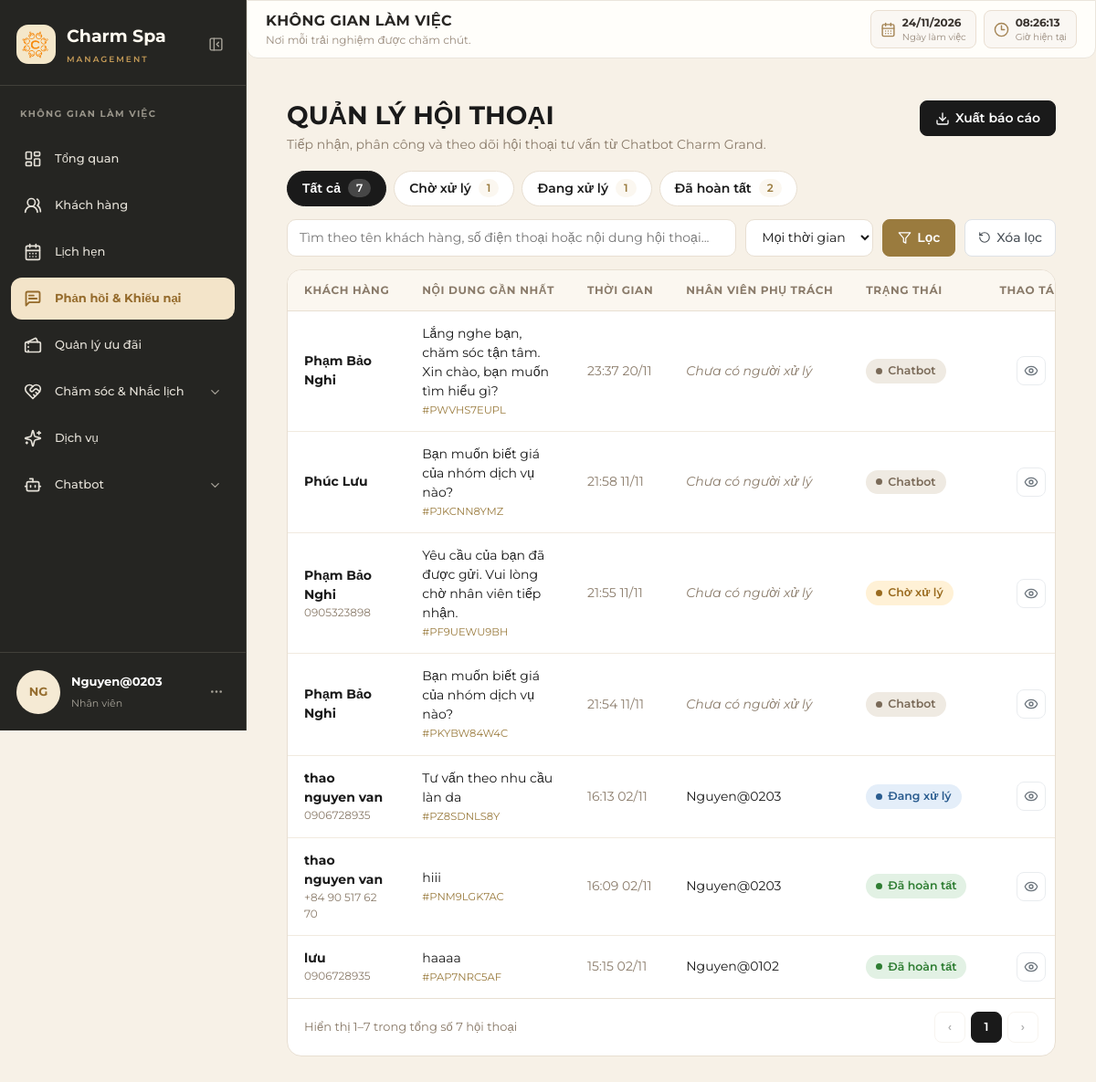
/chatbot/admin/conversations/ (signed in), run on the app's committed database.
### customers/models.py (models this page shows, shortened)
class KhachHang(models.Model):
    ma_kh = models.CharField(max_length=20, primary_key=True, verbose_name="Mã khách hàng")
    ma_tk = models.OneToOneField(TaiKhoan, on_delete=models.CASCADE, null=True, blank=True, verbose_name="Tài khoản", related_name="ho_so_khach_hang")
    ma_tv = models.ForeignKey(HangThanhVien, on_delete=models.SET_NULL, null=True, blank=True, verbose_name="Hạng thành viên")
    ho_ten = models.CharField(max_length=100, verbose_name="Họ và tên")
    ngay_sinh = models.DateField(null=True, blank=True, verbose_name="Ngày sinh")
    gioi_tinh = models.CharField(max_length=10, choices=[("Nam", "Nam"), ("Nữ", "Nữ"), ("Khác", "Khác")], null=True, blank=True, verbose_name="Giới tính")
    diem_tich_luy_kh = models.IntegerField(default=0, verbose_name="Điểm tích lũy")
    class Meta:
        db_table = "KHACH_HANG"
        verbose_name = "Khách hàng"
        verbose_name_plural = "Quản lý khách hàng"

### chatbot/models.py (models this page shows, shortened)
class PhienHoiThoai(models.Model):
    ma_pht = models.CharField(max_length=10, primary_key=True, verbose_name="Mã phiên hội thoại")
    ma_kh = models.ForeignKey(KhachHang, on_delete=models.SET_NULL, null=True, blank=True, verbose_name="Khách hàng")
    ma_kb = models.ForeignKey(KichBanChatbot, on_delete=models.SET_NULL, null=True, blank=True, verbose_name="Kịch bản")
    thoi_gian_bat_dau = models.DateTimeField(auto_now_add=True, verbose_name="Thời gian bắt đầu")
    thoi_gian_ket_thuc = models.DateTimeField(null=True, blank=True, verbose_name="Thời gian kết thúc")
    trang_thai = models.CharField(max_length=30, default='Đang xử lý', verbose_name="Trạng thái")
    ket_qua_xu_ly = models.CharField(max_length=255, null=True, blank=True, verbose_name="Kết quả xử lý")
    class Meta:
        verbose_name = "Phiên hội thoại"
        verbose_name_plural = "Phiên hội thoại"

class YeuCauTuVan(models.Model):
    ma_yctv = models.CharField(max_length=10, primary_key=True, verbose_name="Mã yêu cầu tư vấn")
    ma_pht = models.ForeignKey(PhienHoiThoai, on_delete=models.CASCADE, verbose_name="Phiên hội thoại")
    ma_nv = models.ForeignKey(NhanVien, on_delete=models.SET_NULL, null=True, blank=True,
                              verbose_name="Nhân viên tiếp nhận")
    noi_dung = models.TextField(verbose_name="Nội dung yêu cầu")
    thoi_gian_yeu_cau = models.DateTimeField(auto_now_add=True, verbose_name="Thời gian yêu cầu")
    trang_thai = models.CharField(max_length=30, default='Chờ xử lý', verbose_name="Trạng thái")
    nguoi_tiep_nhan = models.CharField(max_length=100, blank=True, default='', verbose_name="Người tiếp nhận")
    thoi_gian_tiep_nhan = models.DateTimeField(null=True, blank=True, verbose_name="Thời gian tiếp nhận")
    thoi_gian_hoan_tat = models.DateTimeField(null=True, blank=True, verbose_name="Thời gian hoàn tất")
    ghi_chu_xu_ly = models.TextField(blank=True, default='', verbose_name="Ghi chú xử lý")
    class Meta:
        verbose_name = "Yêu cầu tư vấn"
        verbose_name_plural = "Yêu cầu tư vấn"

### chatbot/views_chat.py (the view)
# urls.py: path('admin/conversations/', views_chat.admin_conversation_list, name='admin_conversation_list'),
@staff_portal_required
def admin_conversation_list(request):
    q = (request.GET.get('q') or '').strip()[:100]
    status = request.GET.get('status') or ''
    period = request.GET.get('period') or 'all'
    if status not in (cl.STATUS_WAITING, cl.STATUS_ACTIVE, cl.STATUS_DONE, cl.STATUS_BOT):
        status = ''
    if period not in ('today', '7', '30', 'all'):
        period = 'all'
    base = _filter_rows(_conversation_rows(), q, period)
    counts = {
        '': len(base),
        cl.STATUS_WAITING: sum(1 for r in base if r['status'] == cl.STATUS_WAITING),
        cl.STATUS_ACTIVE: sum(1 for r in base if r['status'] == cl.STATUS_ACTIVE),
        cl.STATUS_DONE: sum(1 for r in base if r['status'] == cl.STATUS_DONE),
    }
    rows = [r for r in base if r['status'] == status] if status else base
    if request.GET.get('export') == 'csv':
        return _export_csv(rows)
    def link(**changes):
        params = {'q': q, 'status': status, 'period': period}
        params.update(changes)
        return '?' + urlencode({k: v for k, v in params.items() if v and not (k == 'period' and v == 'all')})
    total = len(rows)
    pages = max(1, (total + PAGE_SIZE - 1) // PAGE_SIZE)
    try:
        page = min(max(int(request.GET.get('page', 1)), 1), pages)
    except ValueError:
        page = 1
    start = (page - 1) * PAGE_SIZE
    tabs = [{'label': label, 'count': counts[key], 'active': status == key, 'url': link(status=key, page='')}
            for label, key in (('Tất cả', ''), ('Chờ xử lý', cl.STATUS_WAITING),
                               ('Đang xử lý', cl.STATUS_ACTIVE), ('Đã hoàn tất', cl.STATUS_DONE))]
    return render(request, 'chatbot/admin_conversation_list.html', {
        'rows': rows[start:start + PAGE_SIZE],
        'tabs': tabs,
        'q': q, 'status': status, 'period': period,
        'total': total,
        'first': start + 1 if total else 0,
        'last': min(start + PAGE_SIZE, total),
        'page': page,
        'page_links': [{'n': n, 'url': link(page=n), 'active': n == page} for n in range(1, pages + 1)],
        'prev_url': link(page=page - 1) if page > 1 else '',
        'next_url': link(page=page + 1) if page < pages else '',
        'export_url': link(export='csv', page=''),
    })

### templates/chatbot/admin_conversation_list.html (shortened to what this page needs)
{% extends 'layouts/staff_base.html' %}
{% load static %}
{% block extra_css %}
<link rel="stylesheet" href="{% static 'chatbot/css/conversation_admin.css' %}">
{% endblock %}
{% block content %}
<div class="container-fluid py-3 cv-page">
    <div class="cv-head">
        <div>
            <h3 class="cv-title">QUẢN LÝ HỘI THOẠI</h3>
            <div class="cv-sub">Tiếp nhận, phân công và theo dõi hội thoại tư vấn từ Chatbot Charm Grand.</div>
        </div>
        <a class="cv-btn-black" href="{{ export_url }}">
            <i data-lucide="download" style="width: 16px; height: 16px;"></i> Xuất báo cáo
        </a>
    </div>
    <div class="cv-tabs">
        {% for t in tabs %}
        <a class="cv-tab {% if t.active %}active{% endif %}" href="{{ t.url }}">{{ t.label }} <span>{{ t.count }}</span></a>
        {% endfor %}
    </div>
    <form class="cv-filter" method="get">
        <input type="search" name="q" value="{{ q }}" placeholder="Tìm theo tên khách hàng, số điện thoại hoặc nội dung hội thoại...">
        <select name="period" onchange="this.form.submit()">
            <option value="all" {% if period == 'all' %}selected{% endif %}>Mọi thời gian</option>
        </select>
        <button type="submit" class="btn-filter-gold">
            <i data-lucide="filter" style="width: 15px; height: 15px;"></i> Lọc
        </button>
        <a href="?" class="btn-reset-filter">
            <i data-lucide="rotate-ccw" style="width: 14px; height: 14px;"></i> Xóa lọc
        </a>
    </form>
    <div class="cv-card">
        <div style="overflow-x:auto">
        <table class="cv-table">
            <thead>
                <tr>
                    <th>Khách hàng</th>
                    <th>Nội dung gần nhất</th>
                    <th>Thời gian</th>
                    <th>Nhân viên phụ trách</th>
                    <th>Trạng thái</th>
                    <th style="text-align: center;">Thao tác</th>
                </tr>
            </thead>
            <tbody>
                {% for r in rows %}
                <tr>
                    <td>
                        <div class="cv-name">{{ r.name }}</div>
                        {% if r.phone %}<div class="cv-small">{{ r.phone }}</div>{% endif %}
                    </td>
                    <td class="cv-last">{{ r.last_text }}<span class="cv-code">#{{ r.id }}</span></td>
                    <td class="cv-small" style="white-space:nowrap">{{ r.time_label }}</td>
                    <td>{% if r.staff %}{{ r.staff }}{% else %}<span class="cv-nobody">Chưa có người xử lý</span>{% endif %}</td>
                    <td>
                        <span class="cv-badge {% if r.status == 'Chờ xử lý' %}wait{% elif r.status == 'Đang xử lý' %}active{% elif r.status == 'Đã hoàn tất' %}done{% else %}bot{% endif %}">{{ r.status }}</span>
                    </td>
                    <td style="text-align: center;">
                        <a class="action-icon-btn" href="{% url 'chatbot:admin_conversation_detail' r.id %}" title="Xem chi tiết">
                            <i data-lucide="eye" style="width: 16px; height: 16px;"></i>
                        </a>
                    </td>
                </tr>
                {% empty %}
                <tr><td colspan="6" class="cv-empty">Không có hội thoại nào phù hợp.</td></tr>
                {% endfor %}
            </tbody>
        </table>
        </div>
        <div class="cv-foot">
            <span>Hiển thị {{ first }}–{{ last }} trong tổng số {{ total }} hội thoại</span>
            <div class="cv-pager">
                {% if prev_url %}<a href="{{ prev_url }}">&lsaquo;</a>{% else %}<span class="off">&lsaquo;</span>{% endif %}
                {% for p in page_links %}
                    {% if p.active %}<span class="on">{{ p.n }}</span>{% else %}<a href="{{ p.url }}">{{ p.n }}</a>{% endif %}
                {% endfor %}
                {% if next_url %}<a href="{{ next_url }}">&rsaquo;</a>{% else %}<span class="off">&rsaquo;</span>{% endif %}
            </div>
        </div>
    </div>
</div>
{% endblock %}

### templates/components/staff_sidebar.html (shortened to what this page needs)
{% load static %}
<aside class="staff-sidebar" id="staffSidebar">
    <div class="sidebar-logo">
        <div class="logo-icon">
            <img src="{% static 'images/logo_tach_nen.png' %}" alt="Charm Spa Logo" style="width: 100%; height: 100%; object-fit: contain; border-radius: 9px;">
        </div>
        <div class="logo-text">
            <div class="logo-name">Charm Spa</div>
            <div class="logo-subtitle">MANAGEMENT</div>
        </div>
        <button type="button"
                class="sidebar-toggle"
                id="sidebarToggle"
                aria-label="Thu gọn thanh menu"
                aria-expanded="true">
            <i data-lucide="panel-left-close"></i>
        </button>
    </div>
    <div class="sidebar-section-title">KHÔNG GIAN LÀM VIỆC</div>
    {% with role=request.user.thong_tin_tai_khoan.vai_tro %}
    <nav class="sidebar-menu">
        <a href="{% url 'core:staff_dashboard' %}" title="Tổng quan"
           class="sidebar-item {% if active_menu == 'dashboard' %}active{% endif %}">
            <i data-lucide="layout-dashboard" class="sidebar-icon"></i>
            <span class="sidebar-label">Tổng quan</span>
        </a>
        <a href="{% url 'staff_customer_list' %}" title="Khách hàng"
           class="sidebar-item {% if active_menu == 'customers' %}active{% endif %}">
            <i data-lucide="users-round" class="sidebar-icon"></i>
            <span class="sidebar-label">Khách hàng</span>
        </a>
        <a href="{% url 'bookings:staff_booking_list' %}" title="Lịch hẹn"
           class="sidebar-item {% if active_menu == 'bookings' %}active{% endif %}">
            <i data-lucide="calendar-days" class="sidebar-icon"></i>
            <span class="sidebar-label">Lịch hẹn</span>
        </a>
        <a
            href="{% if role == 'Quản lý' or role == 'Admin' or role == 'Quản trị viên' %}{% url 'feedback:admin_feedback_list' %}{% elif role == 'Nhân viên' or role == 'Nhân viên CSKH' or role == 'Chuyên viên' %}{% url 'feedback:staff_feedback_list' %}{% else %}#{% endif %}"
            title="Phản hồi & Khiếu nại"
            class="sidebar-item {% if active_menu == 'feedback' %}active{% endif %}"
        >
            <i data-lucide="message-square-text" class="sidebar-icon"></i>
            <span class="sidebar-label">
                Phản hồi & Khiếu nại
            </span>
        </a>
        <a href="{% url 'notifications:admin_promotion_list' %}" title="Quản lý ưu đãi"
           class="sidebar-item {% if active_menu == 'promotions' or request.resolver_match.namespace == 'notifications' %}active{% endif %}">
            <i data-lucide="tickets" class="sidebar-icon"></i>
            <span class="sidebar-label">{% if role == 'Nhân viên' %}Xem ưu đãi{% else %}Quản lý ưu đãi{% endif %}</span>
        </a>
        <button type="button"
                class="sidebar-item sidebar-parent {% if active_menu == 'reminders' or active_menu == 'aftercare' %}active{% endif %}"
                id="careMenuToggle"
                aria-expanded="{% if active_menu == 'reminders' or active_menu == 'aftercare' %}true{% else %}false{% endif %}">
            <i data-lucide="heart-handshake" class="sidebar-icon"></i>
            <span class="sidebar-label">Chăm sóc & Nhắc lịch</span>
            <i data-lucide="chevron-down" class="sidebar-chevron"></i>
        </button>
        <a href="{% url 'services:staff_services' %}" title="Dịch vụ"
           class="sidebar-item {% if active_menu == 'services' or active_menu == 'dich_vu' %}active{% endif %}">
            <i data-lucide="sparkles" class="sidebar-icon"></i>
            <span class="sidebar-label">Dịch vụ</span>
        </a>
        <button type="button"
                class="sidebar-item sidebar-parent {% if active_menu == 'chatbot_conversations' or active_menu == 'chatbot_scripts' %}active{% endif %}"
                id="chatbotMenuToggle"
                aria-expanded="{% if active_menu == 'chatbot_conversations' or active_menu == 'chatbot_scripts' %}true{% else %}false{% endif %}">
            <i data-lucide="bot" class="sidebar-icon"></i>
            <span class="sidebar-label">Chatbot</span>
            <i data-lucide="chevron-down" class="sidebar-chevron"></i>
        </button>
    </nav>
    <div class="sidebar-user">
        <div class="user-avatar">
            {{ request.user.username|slice:":2"|upper|default:"?" }}
        </div>
        <div class="user-info">
            <strong>
                {{ request.user.ho_so_nhan_vien.ho_ten|default:request.user.thong_tin_tai_khoan.ho_so_nhan_vien.ho_ten|default:request.user.username|default:"Tài khoản" }}
            </strong>
            <span>
                {% if role == 'Quản lý' or role == 'Admin' or role == 'Quản trị viên' %}
                    Quản lý
                {% elif role == 'Nhân viên' or role == 'Nhân viên CSKH' or role == 'Chuyên viên' %}
                    Nhân viên
                {% else %}
                    {{ role|default:"Nhân viên" }}
                {% endif %}
            </span>
        </div>
        <button type="button"
                class="user-more"
                id="userMoreToggle"
                aria-label="Tùy chọn tài khoản"
                aria-expanded="false">
            <i data-lucide="ellipsis"></i>
        </button>
    </div>
    {% endwith %}
</aside>

### data on the page
KhachHang: name "Phạm Bảo Nghi" "Phạm Bảo Nghi"
PhienHoiThoai: id "PWVHS7EUPL"
KhachHang: name "Phúc Lưu"
PhienHoiThoai: id "PJKCNN8YMZ"
PhienHoiThoai: id "PF9UEWU9BH"
YeuCauTuVan: status "Chờ xử lý"
PhienHoiThoai: id "PKYBW84W4C"
PhienHoiThoai: id "PZ8SDNLS8Y"
YeuCauTuVan: staff "Nguyen@0203", status "Đang xử lý"
PhienHoiThoai: id "PNM9LGK7AC"
YeuCauTuVan: staff "Nguyen@0203", status "Đã hoàn tất"
PhienHoiThoai: id "PAP7NRC5AF"
YeuCauTuVan: staff "Nguyen@0102", status "Đã hoàn tất"

### other printed values
{{ request.user.username|slice:":2"|upper|default:"?" }} "NG"
{{ role|default:"Nhân viên" }} "Nhân viên"
{{ t.label }} "Tất cả" "Chờ xử lý" "Đang xử lý" "Đã hoàn tất"
{{ t.count }} "7" "1" "1" "2"
{{ r.last_text }} "Lắng nghe bạn, chăm sóc tận tâm. Xin chào, bạn muốn tìm hiểu gì?" "Bạn muốn biết giá của nhóm dịch vụ nào?" "Yêu cầu của bạn đã được gửi. Vui lòng chờ nhân viên tiếp nhận." "Bạn muốn biết giá của nhóm dịch vụ nào?" "Tư vấn theo nhu cầu làn da" "hiii" "haaaa"
{{ r.time_label }} "23:37 20/11" "21:58 11/11" "21:55 11/11" "21:54 11/11" "16:13 02/11" "16:09 02/11" "15:15 02/11"
{{ r.status }} "Chatbot" "Chatbot" "Chatbot"
{{ r.name }} "Phạm Bảo Nghi" "thao nguyen van" "thao nguyen van" "lưu"
{{ r.phone }} "0905323898" "0906728935" "+84 90 517 62 70" "0906728935"
{{ first }} "1"
{{ last }} "7"
{{ total }} "7"
{{ p.n }} "1"
